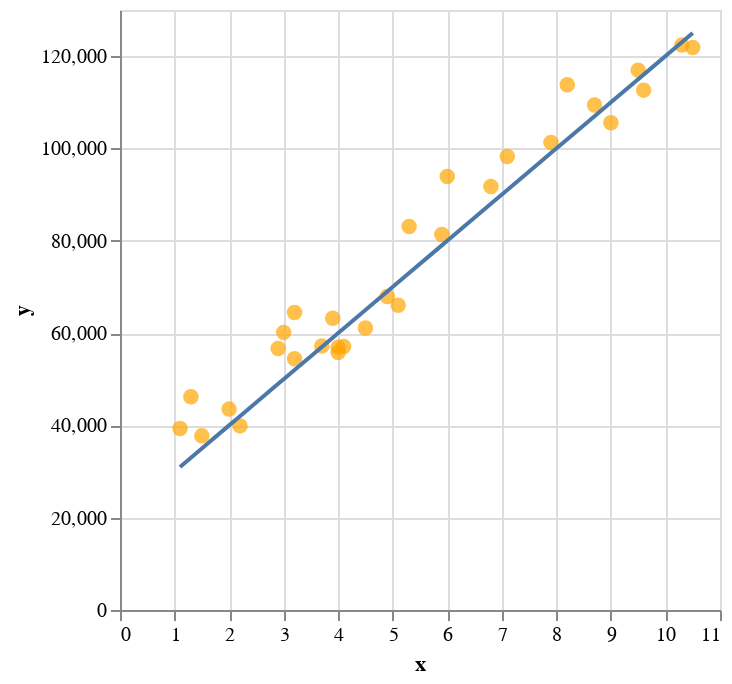

The notebook cell saved with this chart:
### Code cell
# Solution
check_parameters(a=10000, b=20000, x=x, y=y)

### Figure 1 — Vega-Lite specification as saved in the notebook (floating-point values rounded to 4 significant figures)
{"config": {"view": {"continuousWidth": 300, "continuousHeight": 300}}, "layer": [{"data": {"name": "data-e35a79e12b6a925ba6506537198092f8"}, "mark": {"type": "circle", "color": "orange", "size": 60}, "encoding": {"x": {"field": "x", "type": "quantitative"}, "y": {"field": "y", "type": "quantitative"}}}, {"data": {"name": "data-f40ec8f80b1514b66d7b97ba51be1250"}, "mark": {"type": "line"}, "encoding": {"x": {"field": "x", "type": "quantitative"}, "y": {"field": "y", "type": "quantitative"}}}], "$schema": "https://vega.github.io/schema/vega-lite/v5.20.1.json", "datasets": {"data-e35a79e12b6a925ba6506537198092f8": [{"x": 1.1, "y": 39340.0}, {"x": 1.3, "y": 46200.0}, {"x": 1.5, "y": 37730.0}, {"x": 2.0, "y": 43520.0}, {"x": 2.2, "y": 39890.0}, {"x": 2.9, "y": 56640.0}, {"x": 3.0, "y": 60150.0}, {"x": 3.2, "y": 54440.0}, {"x": 3.2, "y": 64440.0}, {"x": 3.7, "y": 57190.0}, {"x": 3.9, "y": 63220.0}, {"x": 4.0, "y": 55790.0}, {"x": 4.0, "y": 56960.0}, {"x": 4.1, "y": 57080.0}, {"x": 4.5, "y": 61110.0}, {"x": 4.9, "y": 67940.0}, {"x": 5.1, "y": 66030.0}, {"x": 5.3, "y": 83090.0}, {"x": 5.9, "y": 81360.0}, {"x": 6.0, "y": 93940.0}, {"x": 6.8, "y": 91740.0}, {"x": 7.1, "y": 98270.0}, {"x": 7.9, "y": 101300.0}, {"x": 8.2, "y": 113800.0}, {"x": 8.7, "y": 109400.0}, {"x": 9.0, "y": 105600.0}, {"x": 9.5, "y": 117000.0}, {"x": 9.6, "y": 112600.0}, {"x": 10.3, "y": 122400.0}, {"x": 10.5, "y": 121900.0}], "data-f40ec8f80b1514b66d7b97ba51be1250": [{"x": 1.1, "y": 31000.0}, {"x": 1.3, "y": 33000.0}, {"x": 1.5, "y": 35000.0}, {"x": 2.0, "y": 40000.0}, {"x": 2.2, "y": 42000.0}, {"x": 2.9, "y": 49000.0}, {"x": 3.0, "y": 50000.0}, {"x": 3.2, "y": 52000.0}, {"x": 3.2, "y": 52000.0}, {"x": 3.7, "y": 57000.0}, {"x": 3.9, "y": 59000.0}, {"x": 4.0, "y": 60000.0}, {"x": 4.0, "y": 60000.0}, {"x": 4.1, "y": 61000.0}, {"x": 4.5, "y": 65000.0}, {"x": 4.9, "y": 69000.0}, {"x": 5.1, "y": 71000.0}, {"x": 5.3, "y": 73000.0}, {"x": 5.9, "y": 79000.0}, {"x": 6.0, "y": 80000.0}, {"x": 6.8, "y": 88000.0}, {"x": 7.1, "y": 91000.0}, {"x": 7.9, "y": 99000.0}, {"x": 8.2, "y": 102000.0}, {"x": 8.7, "y": 107000.0}, {"x": 9.0, "y": 110000.0}, {"x": 9.5, "y": 115000.0}, {"x": 9.6, "y": 116000.0}, {"x": 10.3, "y": 123000.0}, {"x": 10.5, "y": 125000.0}]}}
